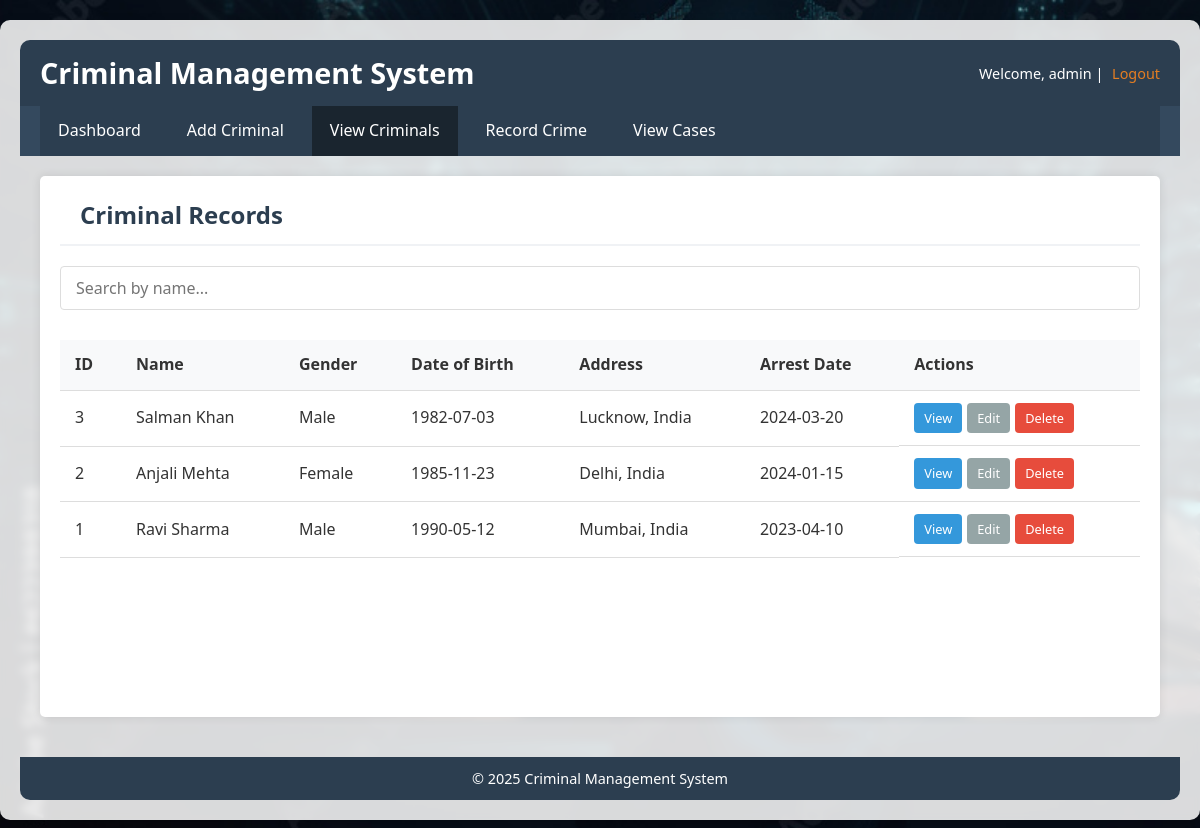
/view_criminals.php (signed in), run on the app's committed database.
### tables this page shows
CREATE TABLE criminals (
    id INT AUTO_INCREMENT PRIMARY KEY,
    first_name VARCHAR(50),
    last_name VARCHAR(50),
    gender ENUM('Male', 'Female', 'Other'),
    date_of_birth DATE,
    address TEXT,
    arrest_date DATE
);

### view_criminals.php (the view, shortened to what this page needs)
<?php
include 'database.php';
$result = mysqli_query($conn, "SELECT * FROM criminals ORDER BY id DESC");
?>
<!DOCTYPE html>
<html>
<head>
    <link rel="stylesheet" href="style.css">
</head>
<body style="background-image: url('bg-image3.jpg'); background-size: cover; background-repeat: no-repeat; background-attachment: fixed;">
    <div class="dashboard-container">
        <header>
            <h1>Criminal Management System</h1>
            <div class="user-info">
                Welcome, <?php echo $_SESSION['username']; ?> |
                <a href="index.php?logout=true">Logout</a>
            </div>
        </header>
        <nav>
            <ul>
                <li><a href="dashboard.php">Dashboard</a></li>
                <li><a href="add_criminal.php">Add Criminal</a></li>
                <li><a href="view_criminals.php" class="active">View Criminals</a></li>
                <li><a href="add_crime.php">Record Crime</a></li>
                <li><a href="view_cases.php">View Cases</a></li>
            </ul>
        </nav>
        <main>
            <h2>Criminal Records</h2>
            <div class="search-bar">
                <input type="text" id="searchInput" onkeyup="searchTable()" placeholder="Search by name...">
            </div>
            <div class="table-container">
                <table id="criminalsTable">
                    <thead>
                        <tr>
                            <th>ID</th>
                            <th>Name</th>
                            <th>Gender</th>
                            <th>Date of Birth</th>
                            <th>Address</th>
                            <th>Arrest Date</th>
                            <th>Actions</th>
                        </tr>
                    </thead>
                    <tbody>
                        <?php
                        if (mysqli_num_rows($result) > 0) {
                            while ($row = mysqli_fetch_assoc($result)) {
                                echo "<tr>";
                                echo "<td>{$row['id']}</td>";
                                echo "<td>{$row['first_name']} {$row['last_name']}</td>";
                                echo "<td>{$row['gender']}</td>";
                                echo "<td>{$row['date_of_birth']}</td>";
                                echo "<td>{$row['address']}</td>";
                                echo "<td>{$row['arrest_date']}</td>";
                                echo "<td class='actions'>
                                        <a href='view_criminal_details.php?id={$row['id']}' class='btn btn-small'>View</a>
                                        <a href='view_criminals.php?edit={$row['id']}' class='btn btn-small btn-secondary'>Edit</a>
                                        <a href='view_criminals.php?delete={$row['id']}' class='btn btn-small btn-danger' onclick='return confirm(\"Are you sure?\")'>Delete</a>
                                    </td>";
                                echo "</tr>";
                            }
                        } else {
                            echo "<tr><td colspan='7'>No criminal records found.</td></tr>";
                        }
                        ?>
                    </tbody>
                </table>
            </div>
        </main>
        <footer>
            <p>&copy; 2025 Criminal Management System</p>
        </footer>
    </div>
</body>
</html>

### style.css (style rules this page uses)
* { margin: 0; padding: 0; box-sizing: border-box; font-family: 'Segoe UI', Tahoma, Geneva, Verdana, sans-serif; }
body { background-color: #f0f2f5; color: #333; line-height: 1.6; }
a { text-decoration: none; color: #2e6da4; }
.dashboard-container { display: grid; grid-template-rows: auto auto 1fr auto; min-height: 100vh; }
header { background-color: #2c3e50; color: white; padding: 15px 20px; display: flex; justify-content: space-between; align-items: center; }
header h1 { font-size: 1.8rem; }
.user-info { font-size: 0.9rem; }
.user-info a { color: #e67e22; margin-left: 5px; }
nav { background-color: #34495e; padding: 0 20px; }
nav ul { list-style: none; display: flex; overflow-x: auto; }
nav ul li { padding: 0; }
nav ul li a { display: block; padding: 15px 20px; color: white; text-decoration: none; transition: background-color 0.3s; }
nav ul li a:hover, nav ul li a.active { background-color: #2c3e50; text-decoration: none; }
main { padding: 20px; background-color: #fff; border-radius: 5px; box-shadow: 0 0 10px rgba(0, 0, 0, 0.1); margin: 20px; }
main h2 { color: #2c3e50; margin-bottom: 20px; border-bottom: 2px solid #f0f2f5; padding-bottom: 10px; padding-left:20px; }
footer { background-color: #2c3e50; color: white; text-align: center; padding: 15px; font-size: 0.9rem; }
input[type="text"], input[type="password"], input[type="date"], input[type="file"], select, textarea { width: 100%; padding: 10px; border: 1px solid #ddd; border-radius: 4px; font-size: 1rem; }
.btn { display: inline-block; padding: 10px 20px; background-color: #3498db; color: white; border: none; border-radius: 4px; cursor: pointer; font-size: 1rem; transition: background-color 0.3s; }
.btn-secondary { background-color: #95a5a6; }
.btn-danger { background-color: #e74c3c; }
.btn-small { padding: 5px 10px; font-size: 0.8rem; }
.table-container { overflow-x: auto; }
table { width: 100%; border-collapse: collapse; margin-top: 10px; }
table th, table td { padding: 12px 15px; text-align: left; border-bottom: 1px solid #ddd; }
table th { background-color: #f8f9fa; font-weight: 600; }
.actions { display: flex; gap: 5px; align-items: center; flex-wrap: wrap; }
.search-bar { margin-bottom: 20px; }
.search-bar input { width: 100%; padding: 10px 15px; border: 1px solid #ddd; border-radius: 4px; font-size: 1rem; }

### view_criminals.php (style rules this page uses)
.dashboard-container { background-color: rgba(255, 255, 255, 0.85); backdrop-filter: blur(4px); padding: 20px; border-radius: 10px; margin: 20px auto; max-width: 1200px; box-shadow: 0 4px 12px rgba(0, 0, 0, 0.2); }
nav ul { list-style-type: none; padding: 0; display: flex; gap: 10px; background-color: #2c3e50; margin: 0; }
nav ul li a { color: white; text-decoration: none; padding: 12px 18px; display: block; }
nav ul li a:hover, nav ul li a.active { background-color: #1a252f; }
header { display: flex; justify-content: space-between; align-items: center; background-color: #2c3e50; color: white; padding: 10px 20px; border-radius: 10px 10px 0 0; }
footer { text-align: center; color: white; background-color: #2c3e50; padding: 10px; border-radius: 0 0 10px 10px; margin-top: 20px; }

### data on the page
criminals: id "3", first_name "Salman", last_name "Khan", gender "Male", date_of_birth "1982-07-03", address "Lucknow, India", arrest_date "2024-03-20"
criminals: id "2", first_name "Anjali", last_name "Mehta", gender "Female", date_of_birth "1985-11-23", address "Delhi, India", arrest_date "2024-01-15"
criminals: id "1", first_name "Ravi", last_name "Sharma", gender "Male", date_of_birth "1990-05-12", address "Mumbai, India", arrest_date "2023-04-10"

### other printed values
$_SESSION['username'] "admin"
